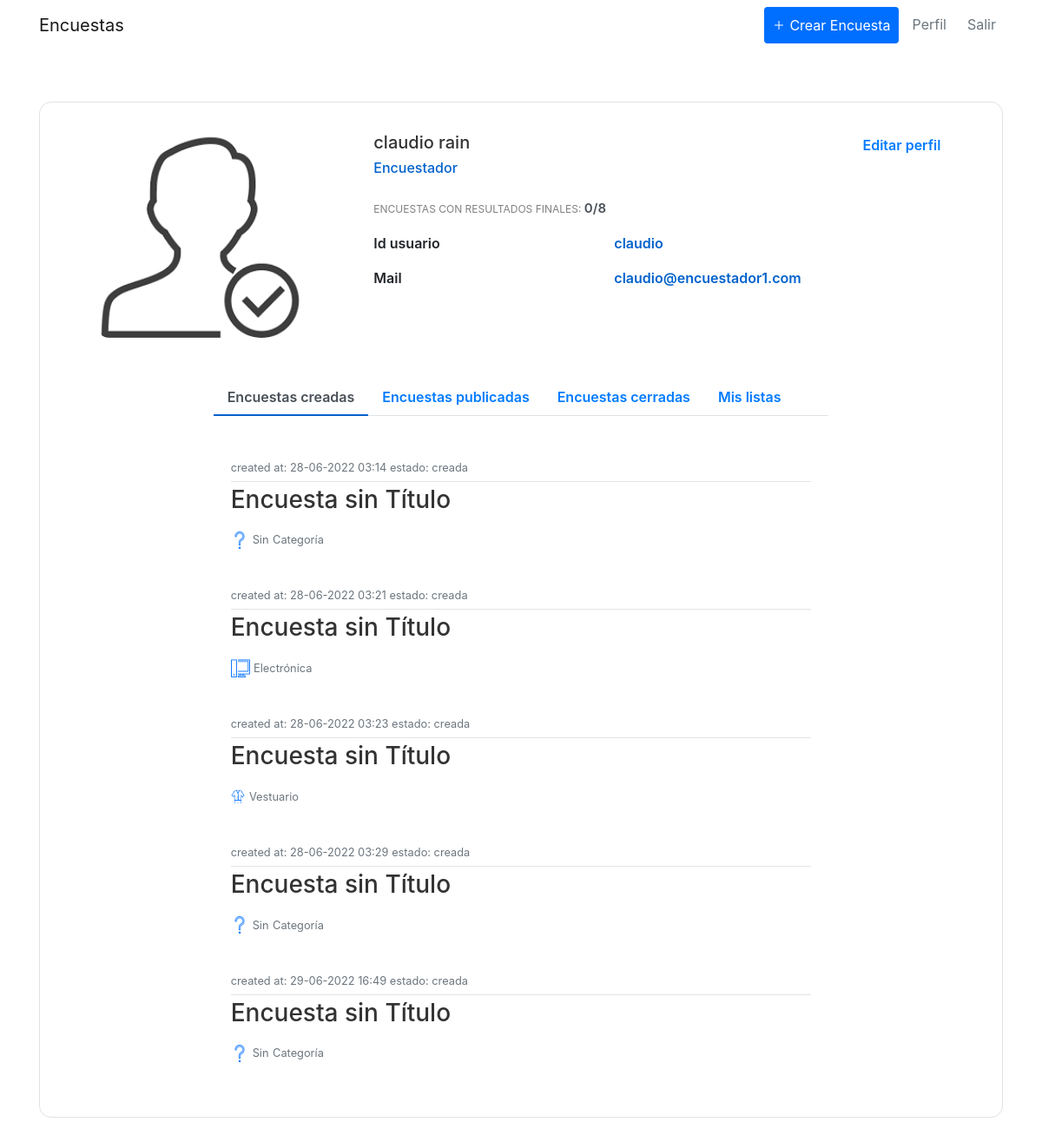
The app's page /profile (signed in) with its own data.
### encuestas/models.py (models this page shows, shortened)
class User(db.Model,UserMixin):
    id = db.Column(db.Integer, primary_key=True)
    username = db.Column(db.String(20), unique=True, nullable=False)
    name = db.Column(db.String(20), nullable=False)
    email = db.Column(db.String(120), unique=True, nullable=False)
    image_file = db.Column(db.String(20), nullable=False, default='default.jpg')
    password = db.Column(db.String(60), nullable=False)
    posts = db.relationship('Post', backref='author', lazy=True)
    tipo = db.Column(db.String(20), nullable=False)
    visible_inf = db.Column(db.String(20), nullable=False, default=True)

class Encuesta(db.Model):
    id = db.Column(db.Integer, primary_key = True)
    title = db.Column(db.String(100),nullable = False)
    description = db.Column(db.String(1000), nullable = False)
    image_file = db.Column(db.String(20), nullable=False, default='default.jpg')
    date_created = db.Column(db.DateTime, nullable = False, default = datetime.utcnow)
    date_posted = db.Column(db.DateTime, default = datetime.utcnow)
    user_id = db.Column(db.Integer, db.ForeignKey('user.id'),nullable = False)
    preguntas = db.relationship('Pregunta', backref = 'content', lazy = True)
    estado =  db.Column(db.String(100), default = "creada")
    categoria = db.Column(db.String(100),default = "Categoría" , nullable=False)

### encuestas/routes.py (the view)
@app.route("/profile", methods=['GET', 'POST'])
@login_required
def profile():
    form = updatePerfil()
    respuesta = Respuesta.query.filter_by(id_usuario = current_user.username)
    if form.validate_on_submit():
        if form.picture.data:
            picture_file = guardarfoto(form.picture.data)
            current_user.image_file = picture_file
        current_user.name = form.name.data
        current_user.email = form.email.data
        current_user.visible_inf = form.visible.data
        db.session.commit()
        flash('Tus datos han sido actualizados', 'success')
        return redirect(url_for('profile'))
    elif request.method == 'GET':
        form.name.data = current_user.name
        form.email.data = current_user.email
    lista_query= []
    encuest = {}
    for i in respuesta:
        datet =  i.date
        encuest[i.date.strftime("%d-%m-%Y %H:%M:%S")] = i.id_encuesta
        encRESP = Encuesta.query.filter_by(id = i.id_encuesta )
    keys = list(encuest.keys())
    for i in encuest:
        print(encuest[i])
        lista_query.append(Encuesta.query.filter_by(id = encuest[i] ))
    if len(lista_query) ==0:
        lista_query = 0
    encPUBLIC = Encuesta.query.filter_by(user_id = current_user.username,estado = "publicada" )
    encCREATE = Encuesta.query.filter_by(user_id = current_user.username,estado = "creada" )
    encCLOSED = Encuesta.query.filter_by(user_id = current_user.username,estado = "cerrada" )
    listas = ListaDifusion.query.filter_by(user_id = current_user.id)
    TOTAL=len(encuest)
    TOTALC=0
    tipo = False
    perfil_usuario =  'profile_encuestado.html'
    if current_user.tipo == '1':
        tipo = True
        perfil_usuario =  'profile_encuestador.html'
        for i in encPUBLIC:
            TOTAL=TOTAL+1
        for i in encCREATE:
            TOTAL=TOTAL+1
        for i in encCLOSED:
            TOTALC=TOTALC+1
    image_file = url_for('static', filename= 'profile_pics/' + current_user.image_file)
    return render_template(perfil_usuario, title='Profile', image_file=image_file , encPUBLIC = encPUBLIC, form = form, encCREATE=encCREATE, encCLOSED=encCLOSED, TOTAL =TOTAL+TOTALC, TOTALC  =  TOTALC, tipo=tipo, lista_query=lista_query, keys = keys,listas = listas)

### encuestas/forms.py (shortened to what this page needs)
class updatePerfil(FlaskForm):
    name = StringField('Nombre',
                           validators=[DataRequired(), Length(min=2, max=20)])
    email = StringField('Email',
                        validators=[DataRequired(), Email()])
    submit = SubmitField('Actualiza tu información')
    picture = FileField('Actualiza foto de perfil', validators=[FileAllowed(['jpg','png'])])
    visible = BooleanField('Sí, quiero mi información visible en el perfil', default=True)

### encuestas/models.py (called while the page is built)
@login_manager_.user_loader
def load_user(user_id):
    return User.query.get(int(user_id))

### encuestas/templates/profile_encuestador.html (shortened to what this page needs)
{% extends "layout.html" %}
{% block content %}
<link href="//maxcdn.bootstrapcdn.com/bootstrap/4.1.1/css/bootstrap.min.css" rel="stylesheet" id="bootstrap-css">
<div class="container emp-profile border">
                <div class="row">
                    <div class="col-md-4">
                        <div class="profile-img  rounded-circle ">
                            <img src = "{{image_file}}" alt=""/>
                        </div>
                    </div>
                    <div class="col-md-6">
                        <div class="profile-head">
                                    <h5>
                                        {{current_user.name}}
                                    </h5>
                                    <h6>
                                        {% if tipo %}
                                            Encuestador
                                        {%    else %}
                                            Encuestado
                                        {%    endif %}
                                    </h6>
                                    <p class="proile-rating">ENCUESTAS CON RESULTADOS FINALES: <span>{{TOTALC}}/{{TOTAL}}</span></p>
                                    <div class="tab-content profile-tab" id="myTabContent">
                                        {% if current_user.visible_inf == '1' %}
                                        <div class="tab-pane fade show active" id="home" role="tabpanel" aria-labelledby="home-tab">
                                            <div class="row tab-pane fade show active " id="home" role="tabpanel" aria-labelledby="home-tab">
                                                <div class="col-md-6">
                                                    <label>Id usuario</label>
                                                </div>
                                                <div class="col-md-6">
                                                    <p>{{current_user.username}}</p>
                                                </div>
                                                <div class="col-md-6">
                                                    <label>Mail</label>
                                                </div>
                                                <div class="col-md-6">
                                                    <p>{{current_user.email}}</p>
                                                </div>
                                            </div>
                                        </div>
                                        {%    endif %}
                                    </div>
                        </div>
                    </div>
                    <div class="col-md-2">
                        <input  type="button" value="Editar perfil" class="profile-edit-btn btn-outline-primary" id="btn"  >
                    </div>
                </div>
                <div class="row-md-2">
                    <br>
                    <br>
                </div>
                <div class="row">
                    <div class="col-md-2">
                    </div>
                    <div class="col-md-8 profile-head">
                        <ul class="nav nav-tabs" id="myTab" role="tablist">
                            <li class="nav-item">
                                <a class="nav-link active" id="profile-tab" data-toggle="tab" href="#created" role="tab" aria-controls="created" aria-selected="true">Encuestas creadas</a>
                            </li>
                            <li class="nav-item">
                                <a class="nav-link" id="open-tab" data-toggle="tab" href="#open" role="tab" aria-controls="open" aria-selected="false">Encuestas publicadas</a>
                            </li>
                            <li class="nav-item">
                                <a class="nav-link" id="profile-tab" data-toggle="tab" href="#close" role="tab" aria-controls="close" aria-selected="false">Encuestas cerradas</a>
                            </li>
                            <li class="nav-item">
                                <a class="nav-link" id="list-tab" data-toggle="tab" href="#lists" role="tab" aria-controls="lists" aria-selected="false">Mis listas</a>
                            </li>
                        </ul>
                        <div class="tab-content profile-tab" id="myTabContent">
                            <div class="tab-pane fade show active" id="created" role="tabpanel" aria-labelledby="created-tab">
                                <div class="column">
                                    <div class="row-md-8">
                                    {% for encuesta in encCREATE %}
                                    <article class="media content-section">
                                        <div class="media-body">
                                            <div class="article-metadata">
                                                <small class="text-muted">
                                                    created at: {{encuesta.date_created.strftime('%d-%m-%Y %H:%M')}}
                                                </small>
                                                <small class="text-muted">
                                                    estado: {{encuesta.estado}}
                                                </small>
                                            </div>
                                                <h2>
                                                    <a class="article-title"
                                                    href="{{ url_for('encuesta', encuesta_id=encuesta.id)}}"> <h3>{{ encuesta.title }} </h3></a>
                                                </h2>
                                                <div class="d-flex gap-4 align-items-center">
                                                        <div  >
                                                            {%if encuesta.categoria == "Vestuario"%}
                                                                <img src="/static/icons/ropa.png" style="width: 15%; height: 15%"  alt="img"/>
                                                            {%endif%}
                                                            {%if encuesta.categoria == "Electrónica"%}
                                                                <img src="/static/icons/pc.png" style="width: 18%; height: 15%"  alt="img"/>
                                                            {%endif%}
                                                            {%if encuesta.categoria == "Categoría"%}
                                                                <img src="/static/icons/cate.png" style="width: 15%; height: 15%"  alt="img"/>
                                                                <small class="text-muted ">Sin</small>
                                                            {%endif%}
                                                            <small class="text-muted "> {{  encuesta.categoria }}</small>
                                                            <br>
                                                    </div>
                                            </div>
                                        </article>
                                        {% endfor %}
                                    </div>
                                </div>
                            </div>
                            </div>
                        </div>
                    </div>
                </div>
        </div>
        {% endblock content %}

### encuestas/templates/layout.html (shortened to what this page needs)
<!DOCTYPE html>
<html>
<head>
    <link rel="stylesheet" href="https://maxcdn.bootstrapcdn.com/bootstrap/4.0.0/css/bootstrap.min.css">
    <link rel="stylesheet" type="text/css" href="{{ url_for('static', filename='main.css') }}">
</head>
<body class="d-flex flex-column gap-4">
    <header class="site-header">
      <nav class="navbar navbar-expand-lg bg-white navbar-light bg-white fixed-top ">
        <div class="container">
          <a class="navbar-brand mr-4 " href="/">Encuestas</a>
          <div class="collapse navbar-collapse" id="navbarToggle">
            <div class="navbar-nav">
              {%block change_button%}
              {% if current_user.is_authenticated and current_user.tipo =='1' %}
               <a class="nav-item text-white nav-link btn primary-button brand-color d-flex align-items-center gap-3" href="{{ url_for('crear_encuesta')}}">
                  <ion-icon class = "aligm-middle"name="add-outline"></ion-icon>
                  <span>
                    Crear Encuesta
                  </span>
              </a>
              {% endif %}
              {%endblock change_button%}
              {% if current_user.is_authenticated %}
              <a class="nav-item text-secondary nav-link  btn-link px-3 me-2" href="{{ url_for('profile') }}">Perfil</a>
              <a class="nav-item text-secondary nav-link" href="{{ url_for('logout') }}">Salir</a>
              {% else %}
              <a class="nav-item text-secondary nav-link" href="{{ url_for('login') }}">Login</a>
              <a class="nav-item text-secondary nav-link" href="{{ url_for('register') }}">Registrate</a>
              {% endif %}
            </div>
          </div>
        </div>
      </nav>
    </header>
    <main role="main" class="container">
      <div >
        <div id ="content-section">
          {% block content %}{% endblock %}
        </div>
    </main>
</body>
</html>

### encuestas/static/main.css (style rules this page uses)
body { font-family: "Roboto", sans-serif; font-weight: 400; background: #f5f5f5; color: #333; margin-top: 3.4rem; box-sizing: border-box; }
h1, h2, h3, h4, h5, h6 { color: #444444; }
.site-header .navbar-nav .nav-link { color: #cbd5db; }
.container { max-width: 1200px; width: 1200px; }
.content-section { background: #ffffff; padding: 10px 20px; border-radius: 3px; margin-bottom: 20px; }
.article-title { color: #333; }
.article-metadata { padding-bottom: 5px; margin-bottom: 4px; border-bottom: 1px solid #e3e3e3; }
.gap-4 { gap: 0.4rem; }
.gap-3 { gap: 0.3rem; }
html, body { width: 100%; height: 100%; }
.emp-profile { padding: 3%; margin-top: 10%; margin-bottom: 10%; border-radius: 0.85rem; background: #fff; }
.profile-img { text-align: center; }
.profile-img img { width: 70%; height: 100%; border-radius: 0.85rem; }
.profile-head h5 { color: #333; }
.profile-head h6 { color: #0062cc; }
.profile-edit-btn { border: none; border-radius: 1.5rem; width: 70%; padding: 2%; font-weight: 600; color: #6c757d; cursor: pointer; }
.proile-rating { font-size: 12px; color: #818182; margin-top: 5%; }
.proile-rating span { color: #495057; font-size: 15px; font-weight: 600; }
.profile-head .nav-tabs { margin-bottom: 5%; }
.profile-head .nav-tabs .nav-link { font-weight: 600; border: none; }
.profile-head .nav-tabs .nav-link.active { border: none; border-bottom: 2px solid #0062cc; }
.profile-tab label { font-weight: 600; }
.profile-tab p { font-weight: 600; color: #0062cc; }
.brand-color { background-color: #006fff; }
.primary-button { border: none; color: white; font-size: 1rem; border-radius: 3px; }

### records on screen
User: name "claudio rain", username "claudio", email "claudio@encuestador1.com"
Encuesta: date_created "28-06-2022 03:14", estado "creada", title "Encuesta sin Título", categoria "Categoría"
Encuesta: date_created "28-06-2022 03:21", estado "creada", title "Encuesta sin Título", categoria "Electrónica"
Encuesta: date_created "28-06-2022 03:23", estado "creada", title "Encuesta sin Título", categoria "Vestuario"
Encuesta: date_created "28-06-2022 03:29", estado "creada", title "Encuesta sin Título", categoria "Categoría"
Encuesta: date_created "29-06-2022 16:49", estado "creada", title "Encuesta sin Título", categoria "Categoría"

### other values on screen
{{ TOTALC }} "0"
{{ TOTAL }} "8"
